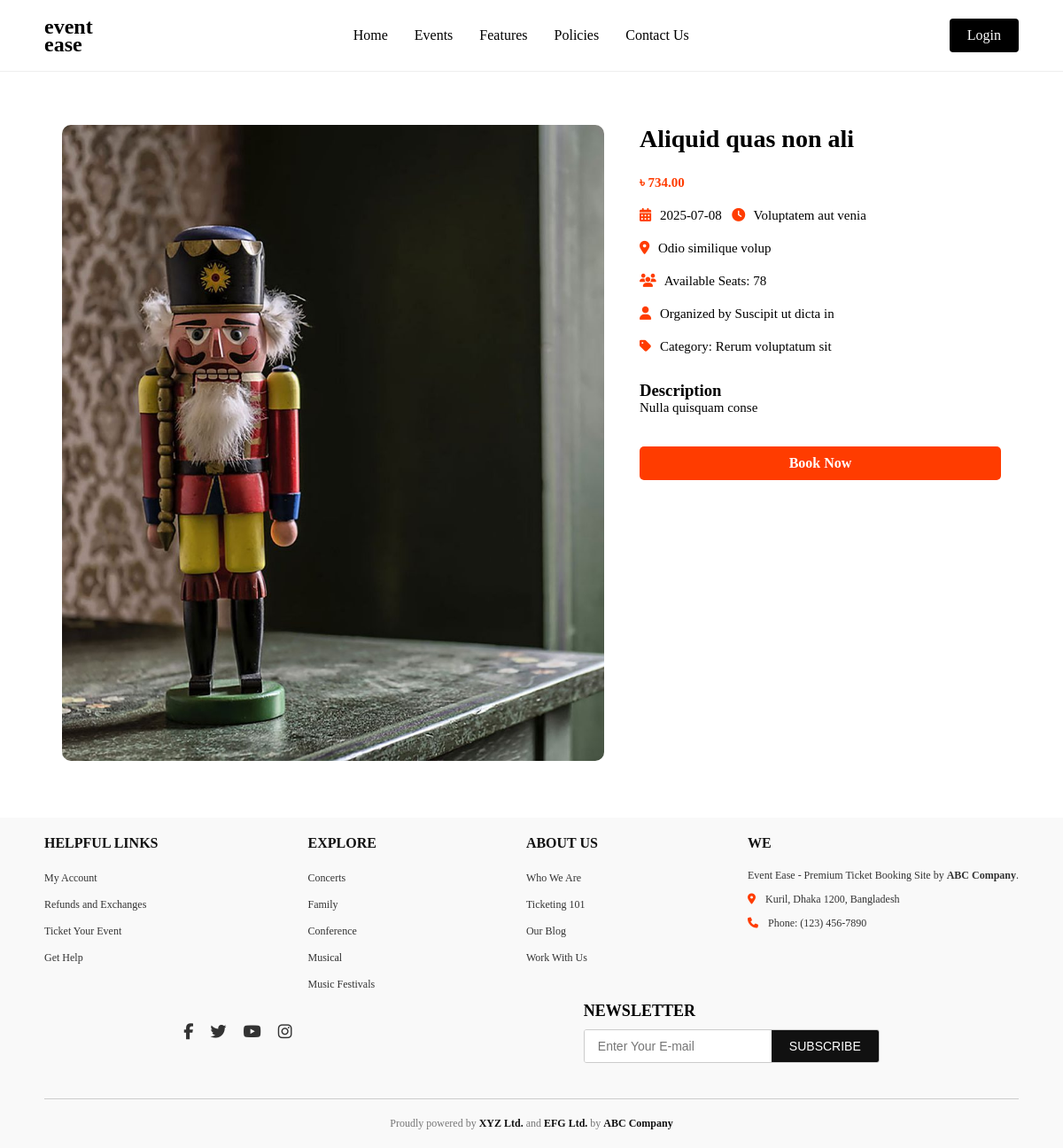
The page /views/event_details_page.php?id=9 on the database its author committed.
### tables this page shows
CREATE TABLE `events` (
  `id` int(11) NOT NULL,
  `title` varchar(255) NOT NULL,
  `price` decimal(10,2) NOT NULL,
  `location` varchar(255) NOT NULL,
  `date` date NOT NULL,
  `time` varchar(50) NOT NULL,
  `category` varchar(100) NOT NULL,
  `organizer` varchar(100) NOT NULL,
  `image` varchar(255) DEFAULT NULL,
  `description` text DEFAULT NULL,
  `available_seats` int(11) NOT NULL
);

### models/admin_model.php (called while the page is built, shortened)
<?php
require __DIR__ . '../../config/db.php';
function getEventById($id){
  global $conn;
  $sql="select * from events where id='$id'";
  $result=$conn->query($sql);
  $event=$result->fetch_assoc();
  return $event;
}
?>

### controllers/user_controller.php (called while the page is built, shortened)
<?php
include __DIR__ . '../../models/user_model.php';
include __DIR__ . '../../models/admin_model.php';
function eventById($id){
  return getEventById($id);
}
?>

### views/event_details_page.php (the view, shortened to what this page needs)
<?php
include '../controllers/user_controller.php';
$eventId = $_GET['id'];
$event = eventById($eventId);
?>
<!DOCTYPE html>
<html lang="en">
<head>
  <link rel="stylesheet" href="../public/styles/navbar.css">
  <link rel="stylesheet" href="../public/styles/event_details.css">
  <link rel="stylesheet" href="../public/styles/footer.css">
</head>
<body>
  <?php include '../views/layouts/navbar.php'; ?>
  <div class="event-details-container">
    <div class="event-content">
      <div class="event-image">
        <img src="<?php echo $event['image'] ?>" alt="<?php echo $event['title']; ?>">
      </div>
      <div class="event-info">
        <h1><?php echo $event['title']; ?></h1>
        <p class="price">৳ <?php echo $event['price']; ?></p>
        <p><i class="fa fa-calendar"></i> <?php echo $event['date']; ?> &nbsp; <i class="fa fa-clock"></i> <?php echo $event['time']; ?></p>
        <p><i class="fa fa-map-marker-alt"></i> <?php echo$event['location']; ?></p>
        <p><i class="fa fa-users"></i> Available Seats: <?php echo $event['available_seats']; ?></p>
        <p><i class="fa fa-user"></i> Organized by <?php echo $event['organizer']; ?></p>
        <p><i class="fa fa-tag"></i> Category: <?php echo $event['category']; ?></p>
        <div class="event-description">
          <h3>Description</h3>
          <p><?php echo $event['description']; ?></p>
        </div>
        <a href="./checkout_page.php?id=<?php echo $event['id']; ?>" class="book-btn">Book Now</a>
      </div>
    </div>
  </div>
  <?php include '../views/layouts/footer.php'; ?>
</body>
</html>

### public/styles/event_details.css (style rules this page uses)
* { margin: 0; padding: 0; box-sizing: border-box; }
.event-details-container { max-width: 1100px; margin: 40px auto; padding: 20px; }
.event-content { display: flex; gap: 40px; }
.event-image { width: 60%; }
.event-image img { width: 100%; border-radius: 10px; object-fit: cover; }
.event-info { width: 40%; display: flex; flex-direction: column; gap: 20px; }
.event-info h1 { font-size: 28px; margin-bottom: 5px; }
.price { font-size: 22px; color: #ff3c00; font-weight: bold; }
.event-info p { font-size: 15px; }
.event-info i { color: #ff3c00; margin-right: 6px; }
.event-description h3 { margin-top: 10px; }
.book-btn { background-color: #ff3c00; color: #fff; text-decoration: none; padding: 10px 25px; border-radius: 5px; font-weight: bold; margin-top: 15px; width: 100%; text-align: center; }

### rows shown on the page
events: image (picture), title "Aliquid quas non ali", price "734.00", date "2025-07-08", time "Voluptatem aut venia", location "Odio similique volup", available_seats "78", organizer "Suscipit ut dicta in", category "Rerum voluptatum sit", description "Nulla quisquam conse"
